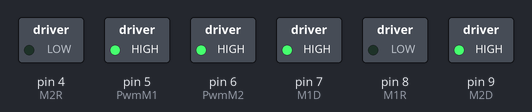
The sketch below on a simulated Arduino Uno, built with avr-gcc and run on an emulated ATmega328P. On the bench: switched loads named in the sketch (green lamp = pin HIGH).

Above: at 2.5 s.
At 7.5 s:
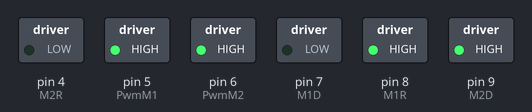
Timing chart, 0 to 11.5 s (numbered marks = the images above):
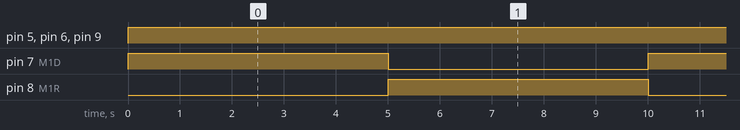

Measured:
- by itself, pin 5 (PwmM1), pin 6 (PwmM2), pin 9 (M2D): LOW → HIGH at 0.00 s
- by itself, pin 7 (M1D), pin 8 (M1R): alternates HIGH for 5.0 s and LOW for 5.0 s

The sketch:

engines.ino
```cpp
#include <NewPing.h>
#define D 2
#define R 3
#define M1D 7
#define M1R 8
#define M2D 9
#define M2R 4
#define PwmM1 5
#define PwmM2 6

#define triggerPin 10
#define echoPin 11

#define maxDistance 200 //Em cm

int inApin[2] = {7, 9}; // INA: Sentido Horário Motor0 e Motor1 (Consulte:"1.2) Hardware Monster Motor Shield").
int inBpin[2] = {8, 4}; // INB: Sentido Anti-Horário Motor0 e Motor1 (Consulte: "1.2) Hardware Monster Motor Shield").
int pwmpin[2] = {5, 6}; // Entrada do PWM

NewPing sonar(triggerPin, echoPin, maxDistance);

void setup(){  // Faz as configuração para a utilização das funções no Sketch
  Serial.begin(9600); // Iniciar a serial para fazer o monitoramento

      pinMode(M1D, OUTPUT);
      pinMode(M1R, OUTPUT);
      pinMode(M2D, OUTPUT);
      pinMode(M2R, OUTPUT);
      pinMode(PwmM1, OUTPUT);
      pinMode(PwmM2, OUTPUT);


      digitalWrite(M1D, LOW);
      digitalWrite(M1R, LOW);
      digitalWrite(M2D, LOW);
      digitalWrite(M2R, LOW);
}

void loop(){
  //  Serial.print(sonar.ping_cm());
  //  Serial.println(" CM");

  //Indo para a frente
  // engineON(0, D, 255);
  // engineON(1, D, 255);

  // delay(2000);
  // engineOFF(0);
  // engineOFF(1);
  // delay(2000);
engine(2, 2);
delay(5000);
engine(3, 2);
delay(5000);

}

void startEngine(uint8_t motor, uint8_t pwm){
  int i = pwm*.3;
  while (i <= pwm) {
    analogWrite(motor, i);
    delay(200);
    Serial.println(i);
    i = i + pwm*.2;
  }
}

void engineOFF(int motor){

      digitalWrite(M1D, LOW);
      digitalWrite(M1R, LOW);
      digitalWrite(M2D, LOW);
      digitalWrite(M2R, LOW);

  analogWrite(PwmM1, 0);
  analogWrite(PwmM2, 0);
}

void engine(uint8_t directM1, uint8_t directM2) {
int pwm = 255;
        if(directM1 == 2) {
            digitalWrite(M1D, HIGH);
            analogWrite(PwmM1, pwm);
            // startEngine(PwmM1, pwm);
        } else {
            digitalWrite(M1D, LOW);
        }

        if(directM1 == 3) {
            digitalWrite(M1R, HIGH);
            analogWrite(PwmM1, pwm);
            // startEngine(PwmM1, pwm);
        } else{
            digitalWrite(M1R, LOW);
        }
// ---------------------------------------
        if(directM2 == 2) {
            digitalWrite(M2D, HIGH);
            analogWrite(PwmM2, pwm);
            // startEngine(PwmM2, pwm);
        } else {
            digitalWrite(M2D, LOW);
        }

        if(directM2 == 3) {
            digitalWrite(M2R, HIGH);
            analogWrite(PwmM2, pwm);
            // startEngine(PwmM2, pwm);
        } else {
            digitalWrite(M2R, LOW);
        }
}
```
